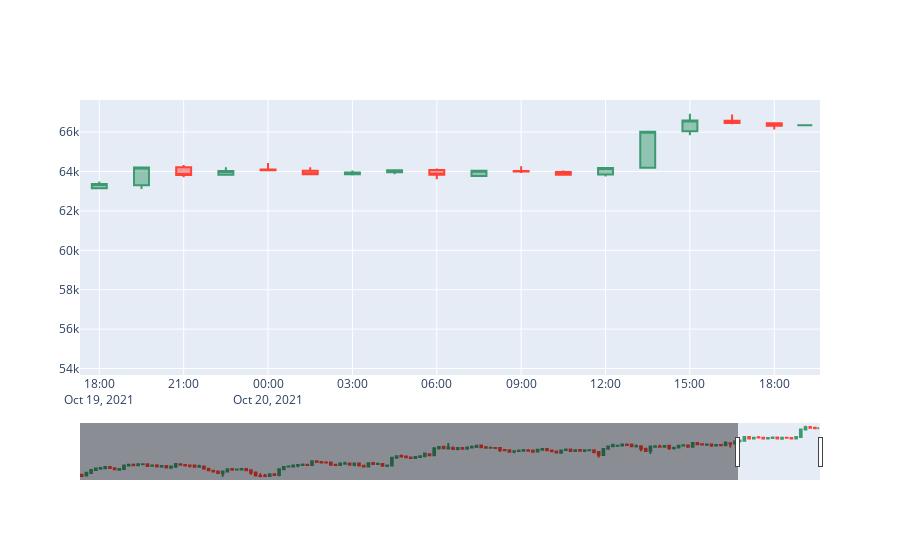

The notebook cell saved with this chart:
### Code cell
#Candlestick
fig.add_trace(go.Candlestick(x=data.index,
                open=data['Open'],
                high=data['High'],
                low=data['Low'],
                close=data['Close'], name = 'market data'))

### Figure 1 — Plotly figure (JSON) as saved in the notebook; plotly's stock layout.template omitted (floating-point values rounded to 4 significant figures; data arrays with more than 128 entries replaced by an {"elided": "..."} marker saying what was removed)
{"data": [{"close": {"elided": "158 float values"}, "high": {"elided": "158 float values"}, "low": {"elided": "158 float values"}, "name": "market data", "open": {"elided": "158 float values"}, "type": "candlestick", "x": {"elided": "158 str values"}}], "layout": {"autosize": true, "xaxis": {"autorange": false, "range": ["2021-10-19 17:18:49.3601", "2021-10-20 19:37:33"], "rangeslider": {"autorange": true, "range": ["2021-10-10 23:27:29", "2021-10-20 19:37:33"], "yaxis": {"_template": null, "rangemode": "match"}}, "type": "date"}, "yaxis": {"autorange": true, "range": [53670.0, 67630.0]}}}
